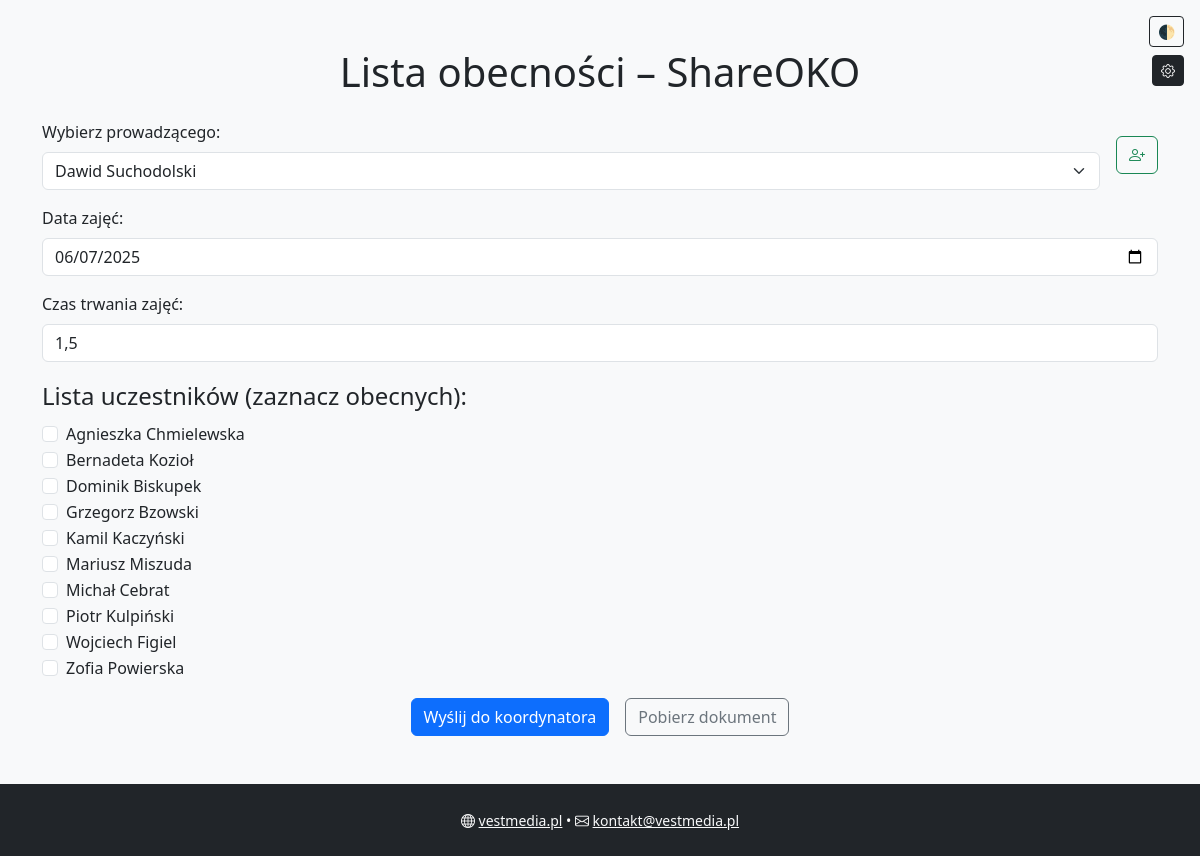
The page / on the database its author committed.
### model.py (models this page shows)
class Uczestnik(db.Model):
    __tablename__ = "uczestnik"
    id = db.Column(db.Integer, primary_key=True)
    imie_nazwisko = db.Column(db.String)
    prowadzacy_id = db.Column(db.Integer, db.ForeignKey("prowadzacy.id"))
    prowadzacy = db.relationship("Prowadzacy", back_populates="uczestnicy")
    zajecia = db.relationship("Zajecia", secondary=obecnosci, back_populates="obecni")

### routes.py (the view, shortened to what this page needs)
@routes_bp.route("/", methods=["GET", "POST"])
def index():
    prowadzacy = Prowadzacy.query.all()
    status = None
    akcja = None
    try:
        selected_id = int(request.form.get("prowadzący"))
    except (TypeError, ValueError):
        selected_id = prowadzacy[0].id if prowadzacy else None
    wybrany = Prowadzacy.query.get(selected_id)
    uczestnicy = sorted(wybrany.uczestnicy, key=lambda x: x.imie_nazwisko.lower()) if wybrany else []
    return render_template("index.html",
                           prowadzacy=prowadzacy,
                           uczestnicy=uczestnicy,
                           selected=selected_id,
                           status=status,
                           is_admin=current_user.is_authenticated and current_user.login == os.getenv("ADMIN_LOGIN"),
                           is_logged=current_user.is_authenticated)

### templates/index.html (shortened to what this page needs)
<!DOCTYPE html>
<html lang="pl">
<head>
  <link href="https://cdn.jsdelivr.net/npm/bootstrap@5.3.3/dist/css/bootstrap.min.css" rel="stylesheet">
  <link href="https://cdn.jsdelivr.net/npm/bootstrap-icons@1.10.5/font/bootstrap-icons.css" rel="stylesheet">
</head>
<body class="bg-light">
  <div class="position-absolute top-0 end-0 d-flex flex-column align-items-end m-3" style="z-index: 10;">
    <button class="btn btn-sm btn-outline-dark mb-2" onclick="toggleTheme()" id="themeToggle" aria-label="Przełącz tryb ciemny/jasny">🌓</button>
    <a href="{{ url_for('routes.admin_dashboard') if is_logged else url_for('routes.login') }}" class="btn btn-sm btn-dark">
      <i class="bi bi-gear"></i>
    </a>
  </div>
  <main class="container mt-5 mb-5">
    <h1 class="mb-4 text-center">Lista obecności – ShareOKO</h1>
    <form method="POST" enctype="multipart/form-data" aria-label="Formularz listy obecności">
      <div class="mb-3 d-flex justify-content-between align-items-center">
        <div class="w-100">
          <label for="prowadzący" class="form-label">Wybierz prowadzącego:</label>
          <select name="prowadzący" id="prowadzący" class="form-select" required aria-required="true">
            {% for p in prowadzacy %}
              <option value="{{ p.id }}" {% if selected == p.id %}selected{% endif %}>{{ p.nazwisko }}</option>
            {% endfor %}
          </select>
        </div>
        <button type="button" class="btn btn-outline-success ms-3" style="white-space: nowrap;" data-bs-toggle="modal" data-bs-target="#dodajModal">
          <i class="bi bi-person-plus"></i>
        </button>
      </div>
      <div class="mb-3">
        <label for="data" class="form-label">Data zajęć:</label>
        <input type="date" name="data" id="data" class="form-control" required>
      </div>
      <div class="mb-3">
        <label for="czas" class="form-label">Czas trwania zajęć:</label>
        <input type="text" name="czas" id="czas" class="form-control" value="1,5" required>
      </div>
      <fieldset class="mb-3" aria-labelledby="uczestnicy-label">
        <legend id="uczestnicy-label">Lista uczestników (zaznacz obecnych):</legend>
        {% for osoba in uczestnicy %}
          <div class="form-check">
            <input class="form-check-input" type="checkbox" name="obecny" id="check{{ loop.index }}" value="{{ osoba.id }}">
            <label class="form-check-label" for="check{{ loop.index }}">{{ osoba.imie_nazwisko }}</label>
          </div>
        {% endfor %}
      </fieldset>
      <div class="text-center d-flex flex-column flex-sm-row justify-content-center gap-3">
        <button type="submit" name="akcja" value="wyslij" class="btn btn-primary">
          Wyślij do koordynatora
        </button>
        <button type="submit" name="akcja" value="pobierz" class="btn btn-outline-secondary">
          Pobierz dokument
        </button>
      </div>
    </form>
  </main>
  <footer class="text-center text-white bg-dark py-4">
    <small>
      <i class="bi bi-globe"></i>
      <a href="https://vestmedia.pl" target="_blank" class="text-light text-decoration-underline">vestmedia.pl</a>
      •
      <i class="bi bi-envelope"></i>
      <a href="mailto:kontakt@vestmedia.pl" class="text-light text-decoration-underline">kontakt@vestmedia.pl</a>
    </small>
  </footer>
</body>
</html>

### templates/index.html (style rules this page uses)
body { background-color: #f4f4f8; }

### rows shown on the page
Uczestnik: imie_nazwisko "Agnieszka Chmielewska"
Uczestnik: imie_nazwisko "Bernadeta Kozioł"
Uczestnik: imie_nazwisko "Dominik Biskupek"
Uczestnik: imie_nazwisko "Grzegorz Bzowski"
Uczestnik: imie_nazwisko "Kamil Kaczyński"
Uczestnik: imie_nazwisko "Mariusz Miszuda"
Uczestnik: imie_nazwisko "Michał Cebrat"
Uczestnik: imie_nazwisko "Piotr Kulpiński"
Uczestnik: imie_nazwisko "Wojciech Figiel"
Uczestnik: imie_nazwisko "Zofia Powierska"

### other values the page prints
form field prowadzący "Dawid Suchodolski"
